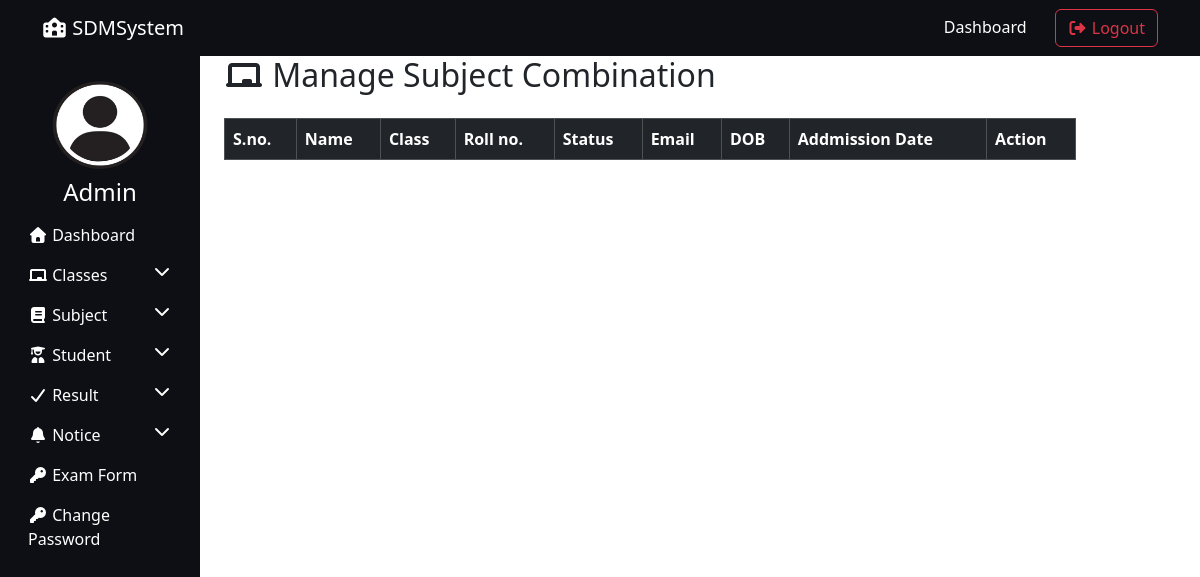
The app's page /manage_student/ (signed in), older data.
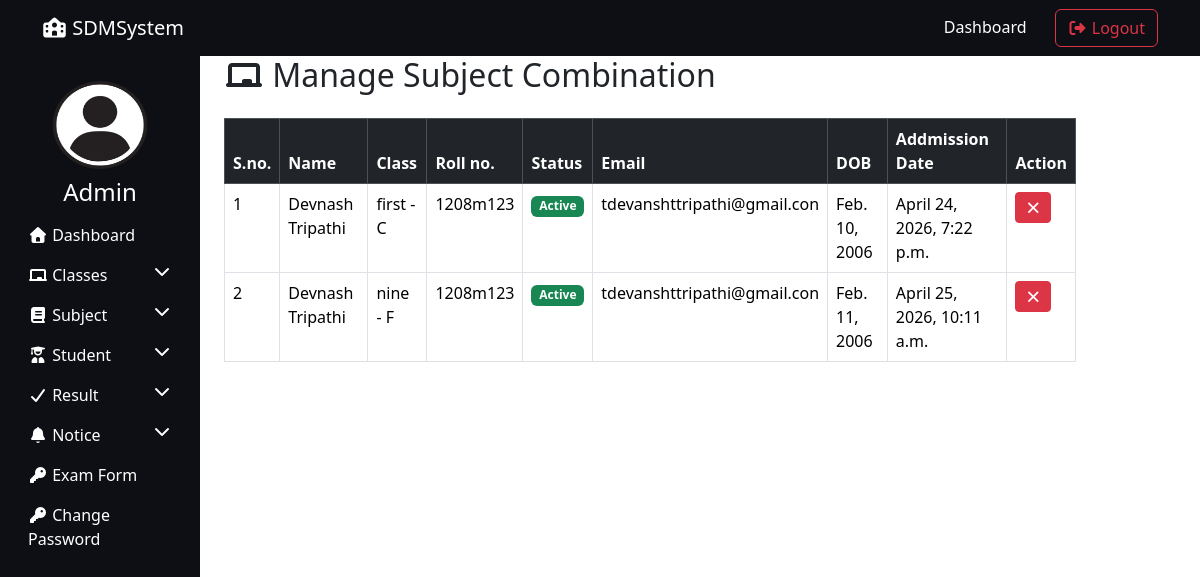
The same page, newer data.
### resultapp/models.py (models this page shows, shortened)
class Student(models.Model):
    GENDER_CHOICES = (
        ('Male', 'Male'),
        ('Female', 'Female'),
    )
    name = models.CharField(max_length=100)
    roll_id = models.CharField(max_length=30)
    email = models.EmailField(max_length=50)
    gender = models.CharField(max_length=10, choices=GENDER_CHOICES)
    dob = models.DateField()
    student_class = models.ForeignKey(Class, on_delete=models.SET_NULL, null=True)
    reg_date = models.DateTimeField(auto_now_add=True)
    updation_date = models.DateTimeField(auto_now=True)
    status = models.IntegerField(default=1)

class Class(models.Model):
    class_name = models.CharField(max_length=50)
    class_numeric = models.IntegerField()
    section = models.CharField(max_length=20)
    creation_date = models.DateTimeField(auto_now_add=True)
    updation_date = models.DateTimeField(auto_now=True)
    def __str__(self):
        return f"{self.class_name} - {self.section}"

### resultapp/views.py (the view, shortened to what this page needs)
# urls.py: path('manage_student/', manage_student, name='manage_student'),
@login_required
def manage_student(request):
    combinations = Student.objects.all()
    aid = request.GET.get('aid')
    did = request.GET.get('did')
    return render(request, 'manage_student.html', {'combinations': combinations})

### resultapp/templates/manage_student.html (shortened to what this page needs)
{% extends "admin_base.html" %}
{% load static %}
{% block content %}
<div class="container">
    <h2 class="mb-4">
        <i class="fas fa-chalkboard"></i> Manage Subject Combination
    </h2>
    <table class="table table-bordered">
        <thead class="table-dark">
            <tr>
                <th>S.no.</th>
                <th>Name</th>
                <th>Class</th>
                 <th>Roll no.</th>
                 <th>Status</th>
                  <th>Email</th>
                  <th>DOB</th>
                  <th>Addmission Date</th>
                <th>Action</th>
            </tr>
        </thead>
        <tbody>
            {% for i in combinations %}
            <tr>
                <td>{{ forloop.counter }}</td>
                <td>{{ i.name }}</td>
                <td>{{i.student_class }}</td>
                <td>{{i.roll_id}}</td>
                 <td>
                    {% if i.status == 1 %}
                        <span class="badge bg-success">Active</span>
                    {% else %}
                        <span class="badge bg-danger">Inactive</span>
                    {% endif %}
                </td>
                <td>{{i.email }}</td>
                <td>{{i.dob }}</td>
                <td>{{i.reg_date}}</td>
                <td>
                {% if i.status == 1 %}
    <a href="?did={{ i.id }}" class="btn btn-danger btn-sm">
        <i class="fas fa-times"></i>
    </a>
{% else %}
    <a href="?aid={{ i.id }}" class="btn btn-success btn-sm">
        <i class="fas fa-check"></i>
    </a>
{% endif %}
                </td>
            </tr>
            {% endfor %}
        </tbody>
    </table>
</div>
{% endblock %}

Row changes from the older to the newer data that the page shows:
added Student: name "Devnash Tripathi", student_class "first - C", roll_id "1208m123", status "Active", email "tdevanshttripathi@gmail.con", dob "Feb. 10, 2006", reg_date "April 24, 2026, 7:22 p.m."
added Student: name "Devnash Tripathi", student_class "nine - F", roll_id "1208m123", status "Active", email "tdevanshttripathi@gmail.con", dob "Feb. 11, 2006", reg_date "April 25, 2026, 10:11 a.m."
